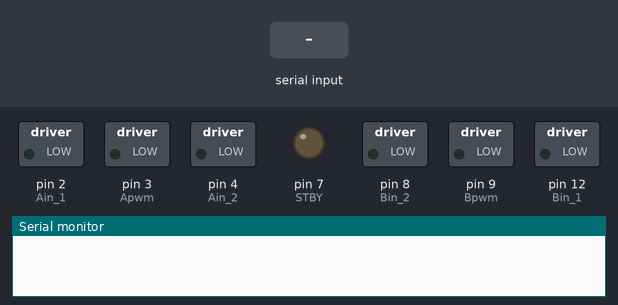
The sketch below on a simulated Arduino Uno, built with avr-gcc and run on an emulated ATmega328P. On the bench: switched loads named in the sketch (green lamp = pin HIGH), output pins drawn as LEDs (lit = HIGH), the last lines printed to the serial monitor. Inputs (shaded band) come from the test bench.

Above: at 1.2 s.
1.3 s: "f:10\n" received over Serial
At 2.1 s:
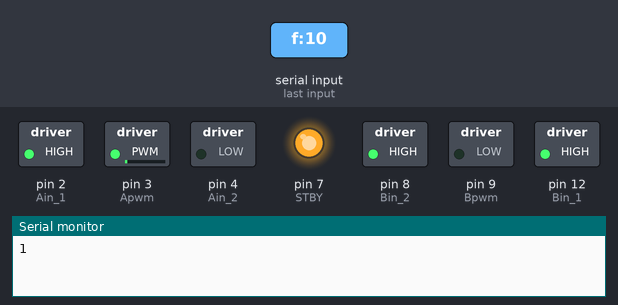
2.8 s: "f:150\n" received over Serial
At 3.2 s:
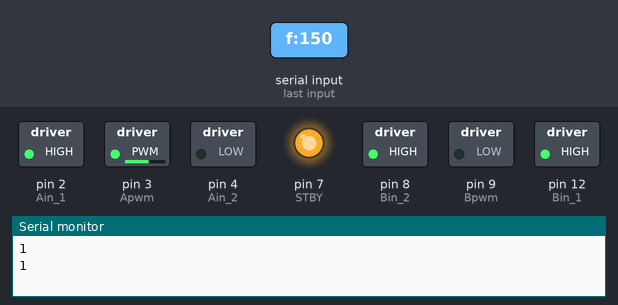
4.3 s: "b:46\n" received over Serial
At 5.5 s:
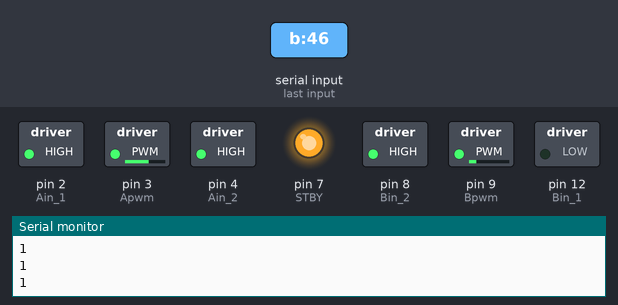
5.8 s: "f:55\n" received over Serial
At 6.7 s:
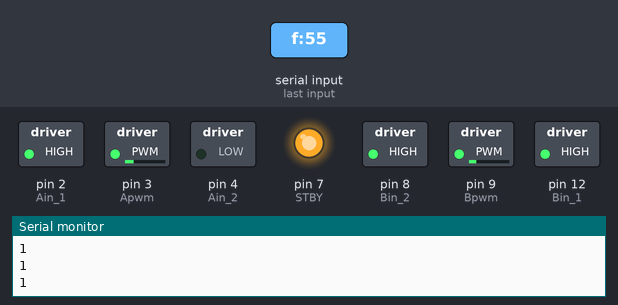
7.3 s: "b:130\n" received over Serial
At 7.9 s:
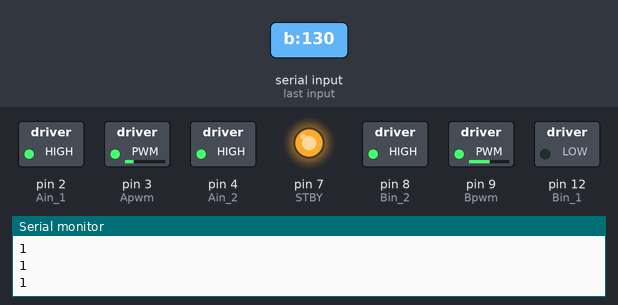
8.8 s: "s90\n" received over Serial
At 10.1 s:
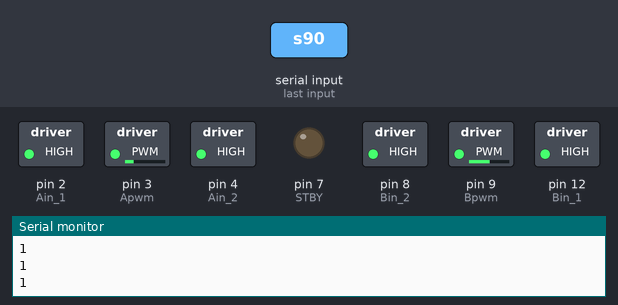
Timing chart, 0 to 11.3 s (numbered marks = the images above; inputs shaded):
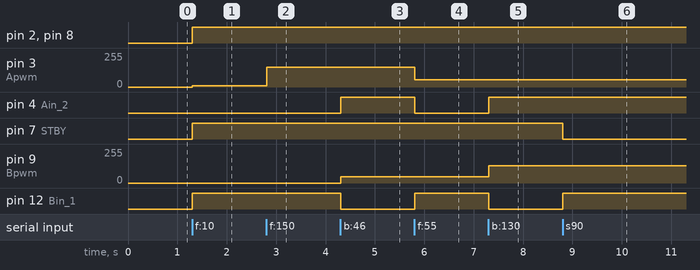

The sketch:

arduino_control.ino
```cpp
#include <Servo.h>
#include <string.h>

const int Apwm = 3 ;  //initializing pin 2 as pwm
const int Bpwm = 9 ;
const int Ain_1 = 2 ;
const int Ain_2 = 4 ;
const int Bin_1 = 12 ;
const int Bin_2 = 8 ;
const int STBY = 7 ;

String inByte;
int int_cmd;
char char_cmd[1];
char char_cmd2[3];
char cmds[100];
char * cmd;

void setup() {
  pinMode(Apwm, OUTPUT) ;   //we have to set PWM pin as output
  pinMode(Bpwm, OUTPUT) ;
  pinMode(Ain_1, OUTPUT) ;  //Logic pins are also set as output
  pinMode(Ain_2, OUTPUT) ;
  pinMode(Bin_1, OUTPUT) ;
  pinMode(Bin_2, OUTPUT) ;
  pinMode(STBY, OUTPUT) ;
  Serial.begin(9600);
}

// can send commands of type " 'f:10', 'f:55', 'f:150', 'f255' etc. or 'b:46', 'b:130', etc, or just 's' to stop motors"
void loop(){
  if(Serial.available()){  // if data available in serial port
    inByte = Serial.readStringUntil('\n'); // read data until newline

    // initialize variables, so can detect command errors
    int_cmd = -1;
    char_cmd[0] = 'z';

    inByte.toCharArray(cmds, 100);
    cmd = strtok(cmds, ":");
    while (cmd != NULL){
      if (!isDigit(cmd[0])) {
        char_cmd[0] = cmd[0];
      } else if (isDigit(cmd[0])) {
        int_cmd = atoi(cmd);
      }
      cmd = strtok(0, ":");
    }

    if (int_cmd != -1 || char_cmd[0] == 's') {
      switch (char_cmd[0]) {
        case 'f':
          analogWrite(Apwm,  int_cmd) ;
          digitalWrite(STBY, HIGH);
          digitalWrite(Ain_1, HIGH);
          digitalWrite(Ain_2, LOW);
          digitalWrite(Bin_1, HIGH);
          digitalWrite(Bin_2, HIGH);
          Serial.println("1");
          break;
        case 'b':
          analogWrite(Bpwm,  int_cmd) ;
          digitalWrite(STBY, HIGH);
          digitalWrite(Ain_1, HIGH);
          digitalWrite(Ain_2, HIGH);
          digitalWrite(Bin_1, LOW);
          digitalWrite(Bin_2, HIGH);
          Serial.println("1");
          break;
        case 's':
          digitalWrite(STBY, LOW);
          digitalWrite(Ain_1, HIGH);
          digitalWrite(Ain_2, HIGH);
          digitalWrite(Bin_1, HIGH);
          digitalWrite(Bin_2, HIGH);
          Serial.println("1");
          break;
        default:
          Serial.println("0");
          break;
      }
     }
     else {
      Serial.println("0");
     }
   }
}
```

Measured:
- after the input at 1.3 s, pin 2 (Ain_1), pin 7 (STBY), pin 8 (Bin_2), pin 12 (Bin_1): LOW → HIGH at once; pin 3 (Apwm): 0/255 → 10/255 at once
- after the input at 2.8 s, pin 3 (Apwm): 10/255 → 150/255 at once
- after the input at 4.3 s, pin 4 (Ain_2): LOW → HIGH at once; pin 9 (Bpwm): 0/255 → 46/255 at once; pin 12 (Bin_1): HIGH → LOW at once
- after the input at 5.8 s, pin 3 (Apwm): 150/255 → 55/255 at once; pin 4 (Ain_2): HIGH → LOW at once; pin 12 (Bin_1): LOW → HIGH at once
- after the input at 7.3 s, pin 4 (Ain_2): LOW → HIGH at once; pin 9 (Bpwm): 46/255 → 130/255 at once; pin 12 (Bin_1): HIGH → LOW at once
- after the input at 8.8 s, pin 7 (STBY): HIGH → LOW at once; pin 12 (Bin_1): LOW → HIGH at once
